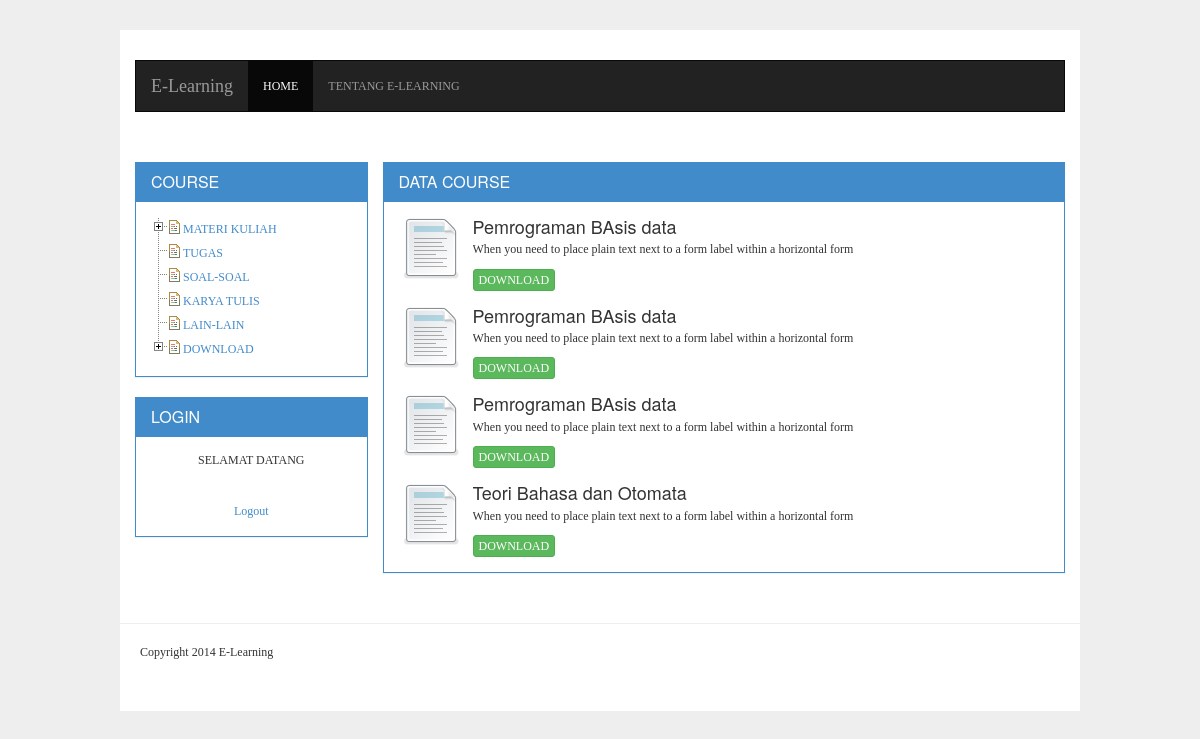
Screenshot of /index.php?mod=course&kategori_id=13&nama=BASIS DATA (signed in) with the database file from the repository.
### tables this page shows
CREATE TABLE `kategori` (
  `kategori_id` int(11) NOT NULL AUTO_INCREMENT,
  `kategori_parent_id` int(11) DEFAULT '0',
  `kategori_nama` varchar(255) DEFAULT NULL,
  PRIMARY KEY (`kategori_id`)
);

CREATE TABLE `course` (
  `course_id` int(11) unsigned NOT NULL AUTO_INCREMENT,
  `semester` tinyint(2) DEFAULT '0',
  `kategori_id` int(11) DEFAULT '0',
  `user_id` int(11) DEFAULT '0',
  `course_judul` varchar(255) DEFAULT NULL,
  `course_deskripsi` text,
  `course_file` varchar(255) DEFAULT NULL,
  `course_tgl` datetime DEFAULT '0000-00-00 00:00:00',
  `course_publish` int(11) DEFAULT '0',
  PRIMARY KEY (`course_id`)
);

### includes/fungsi.db.php (called while the page is built, shortened)
<?php
function NumRows( $query = "" )
{
	$execute = mysql_query($query);
	return mysql_num_rows($execute);
}
function GetAll( $query = "" )
{
	$arr_data = array();
	$execute = mysql_query($query) or die( mysql_error() );
	if( $execute ){
		$num_rows = NumRows($query);
		if( $num_rows > 0 ){
			while($data = mysql_fetch_array($execute)){
				$arr_data[] = $data;
			}
		}
	}
	return $arr_data;
}

### modules/course/action_course.php (called while the page is built, shortened)
<?php
if( isset( $_GET['kategori_id']) and !empty($_GET['kategori_id']) )
{
	$kategori_id = (int)$_GET['kategori_id'];
	$query = "SELECT * FROM course WHERE kategori_id = $kategori_id";
	$paging = new Pagination($query,10);
	$result = $paging->Result();
}
?>

### includes/pagination.php (called while the page is built, shortened)
<?php
include_once _ROOT . "includes/pagination.class.php";
class Pagination
{
	var $query;
	var $per_page;
	var $paging;
	function __construct($query = "", $per_page = 10 )
	{
		$this->paging = new Paginator();
		$this->query = $query;
		$this->per_page = $per_page;
		$this->Init();
	}
	function Init()
	{
		if( !empty($this->query) )
		{
			$run = mysql_query( $this->query ) or die( mysql_error() );
			$num_rows = mysql_num_rows($run);
			$this->paging->items_total = $num_rows;
			$this->paging->items_per_page = $this->per_page;
		}
	}
	function Result()
	{
		$result = array();
		$this->paging->paginate();
		$run = mysql_query( $this->query . $this->paging->limit ) or die( mysql_error() );
		while( $row = mysql_fetch_array($run) ){
			$result[] = $row;
		}
		return $result;
	}
}

### includes/pagination.class.php (called while the page is built, shortened)
<?php
class Paginator{
	var $items_per_page;
	var $items_total;
	var $num_pages;
	var $mid_range;
	var $return;
	var $default_ipp;
	var $querystring;
	function Paginator()
	{
		$this->mid_range = 7;
		$this->items_per_page = (!empty($_GET['ipp'])) ? $_GET['ipp']:$this->default_ipp;
	}
	function paginate()
	{
		if(!isset($this->default_ipp)) $this->default_ipp=25;
		if(@$_GET['ipp'] == 'All')
		{
			$this->num_pages = 1;
		}
		else
		{
			$this->num_pages = ceil($this->items_total/$this->items_per_page);
		}
		$this->current_page = (isset($_GET['page'])) ? (int) $_GET['page'] : 1 ;
		$prev_page = $this->current_page-1;
		$next_page = $this->current_page+1;
		if($_GET)
		{
			$args = explode("&",$_SERVER['QUERY_STRING']);
			foreach($args as $arg)
			{
				$keyval = explode("=",$arg);
				if($keyval[0] != "page" And $keyval[0] != "ipp") $this->querystring .= "" . $arg;
			}
		}
		if($this->num_pages > 10)
		{
			$this->return = ($this->current_page > 1 And $this->items_total >= 10) ? "<li><a class=\"paginate\" href=\"$_SERVER[PHP_SELF]?$this->querystring&page=$prev_page&ipp=$this->items_per_page\">&laquo; Previous</a></li>":"<li><span class=\"inactive\" href=\"#\">&laquo; Previous</span></li>";
			$this->start_range = $this->current_page - floor($this->mid_range/2);
			$this->end_range = $this->current_page + floor($this->mid_range/2);
			if($this->start_range <= 0)
			{
				$this->end_range += abs($this->start_range)+1;
				$this->start_range = 1;
			}
			if($this->end_range > $this->num_pages)
			{
				$this->start_range -= $this->end_range-$this->num_pages;
				$this->end_range = $this->num_pages;
			}
			$this->range = range($this->start_range,$this->end_range);
			for($i=1;$i<=$this->num_pages;$i++)
			{
				if($this->range[0] > 2 And $i == $this->range[0]) $this->return .= " ... ";
				if($i==1 Or $i==$this->num_pages Or in_array($i,$this->range))
				{
					$this->return .= ($i == $this->current_page And $_GET['page'] != 'All') ? "<li class=\"active\"><a title=\"Go to page $i of $this->num_pages\" class=\"current\" href=\"#\">$i</a></li>":"<li><a class=\"paginate\" title=\"Go to page $i of $this->num_pages\" href=\"$_SERVER[PHP_SELF]?page=$i&ipp=$this->items_per_page$this->querystring\">$i</a></li>";
				}
				if($this->range[$this->mid_range-1] < $this->num_pages-1 And $i == $this->range[$this->mid_range-1]) $this->return .= " ... ";
			}
			$this->return .= (($this->current_page < $this->num_pages And $this->items_total >= 10) And ($_GET['page'] != 'All') And $this->current_page > 0) ? "<li class=\"active\"><a class=\"paginate\" href=\"$_SERVER[PHP_SELF]?page=$next_page&ipp=$this->items_per_page$this->querystring\">Next &raquo;</a></li>\n":"<li><span class=\"inactive\" href=\"#\">&raquo; Next</span></li>\n";
		}
		else
		{
			for($i=1;$i<=$this->num_pages;$i++)
			{
				$this->return .= ($i == $this->current_page) ? "<li class=\"active\"><a class=\"current\" href=\"#\">$i</a></a> ":"<li><a class=\"paginate\" href=\"$_SERVER[PHP_SELF]?$this->querystring&page=$i&ipp=$this->items_per_page\">$i</a></li>";
			}
		}
		$this->low = ($this->current_page <= 0) ? 0:($this->current_page-1) * $this->items_per_page;
		$this->limit = (@$_GET['ipp'] == 'All') ? "":" LIMIT $this->low,$this->items_per_page";
	}
}

### includes/fungsi.web.php (the view, shortened to what this page needs)
<?php
function get_array_kategori( $parent_id = 0 )
{
	$kategori = GetAll("SELECT * FROM kategori WHERE kategori_parent_id = $parent_id");
	$r_kategori = array();
	if( count($kategori) > 0 )
	{
		$arr = array();
		foreach((array)$kategori as $cat)
		{
			$arr['id'] = $cat['kategori_id'];
			$arr['parent_id'] = $cat['kategori_parent_id'];
			$arr['nama'] = $cat['kategori_nama'];
			$arr['child'] = get_array_kategori($cat['kategori_id']);
			$r_kategori[] = $arr;
		}
	}
	return $r_kategori;
}
function tree_kategori( $arr, $deep = 1 )
{
	$out = "";
	if( is_array($arr) )
	{
		$ul_id = ($deep==1) ? ' id="browser" class="filetree"' : '';
		$out .= "<ul$ul_id>\n";
		foreach((array)$arr as $r)
		{
			$link = "<a href=\""._URL."index.php?mod=course&kategori_id=$r[id]&nama=$r[nama]\">$r[nama]</a>";
			if( count($r['child']) > 0  ){
				$link = "<a>$r[nama]</a>";
			}
			$out .= "<li class=\"closed\"><span class=\"file\">$link</span>\n";
			if( count($r['child']) > 0  )
			{
				$out .= tree_kategori($r['child'],$deep+1);
			}
			$out .= "</li>\n";
		}
		$out .= "</ul>\n";
	}
	return $out;
}

### modules/course/course.php
<div class="col-md-9" id="content-container">
<div class="panel panel-primary">
        <div class="panel-heading"><h3 class="panel-title">DATA COURSE</h3></div>
        <div class="panel-body">
            <?php
			if( isset($num_rows) and $num_rows > 0 )
			{
			?>
                <div class="row clearfix">
                    <div class="col-md-12 column" id="post">
                    <?php
					foreach((array)$result as $row)
					{
					?>
                    <div class="media">
                      <a class="pull-left" href="#">
                        <img class="media-object" src="<?=_URL?>assets/img/document.png" alt="...">
                      </a>
                      <div class="media-body">
                        <h4 class="media-heading"><?=$row['course_judul']?></h4>
                        <?=$row['course_deskripsi']?>
                        <div style="margin-top:10px">
                        <a href="<?=_URL?>index.php?mod=course&act=download&id=<?=$row['course_id']?>" class="btn btn-success btn-xs">
                        DOWNLOAD
                        </a>
                        </div>
                      </div>
                    </div>
                     <?php
					}
					 ?>
                    </div>
                </div>
        	<?php
			}else{
			?>
            	<div class="alert alert-info">Data course dengan kategori ini tidak ditemukan</div>
            <?php
			}
			?>
        </div>
    </div>
</div>

### assets/css/style.css (style rules this page uses)
body { font-family: Tahoma !important; font-size: 12px; background: #EEEEEE; }
#content-container { padding-right: 0px !important; }
.panel, .panel-heading { border-radius: 0px !important; -moz-border-radius: 0px !important; -webkit-border-radius: 0px !important; }

### rows the page displays
kategori: kategori_nama "MATERI KULIAH"
kategori: kategori_nama "TUGAS"
kategori: kategori_nama "SOAL-SOAL"
kategori: kategori_nama "KARYA TULIS"
kategori: kategori_nama "LAIN-LAIN"
kategori: kategori_nama "DOWNLOAD"
course: course_judul "Pemrograman BAsis data", course_deskripsi "When you need to place plain text next to a form label within a horizontal form"
course: course_judul "Pemrograman BAsis data", course_deskripsi "When you need to place plain text next to a form label within a horizontal form"
course: course_judul "Pemrograman BAsis data", course_deskripsi "When you need to place plain text next to a form label within a horizontal form"
course: course_judul "Teori Bahasa dan Otomata", course_deskripsi "When you need to place plain text next to a form label within a horizontal form"
